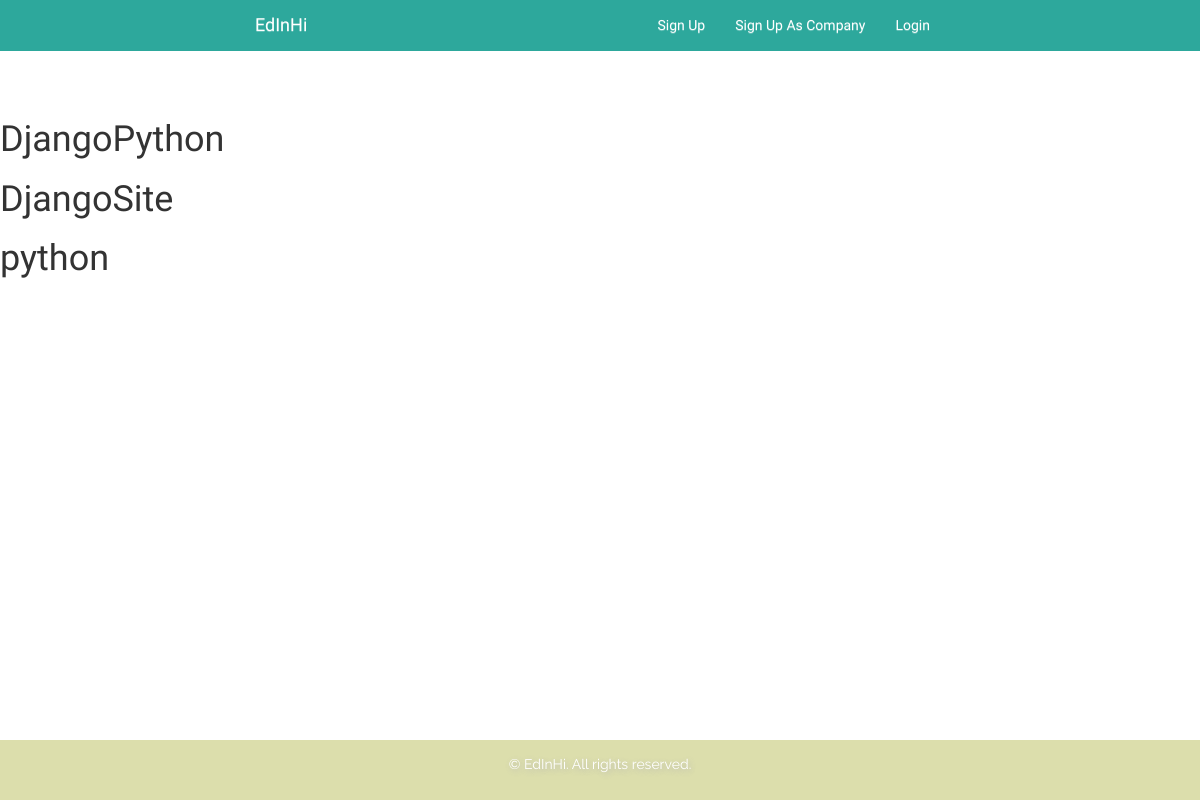
The app's page /specializations/spec/1/, older data.
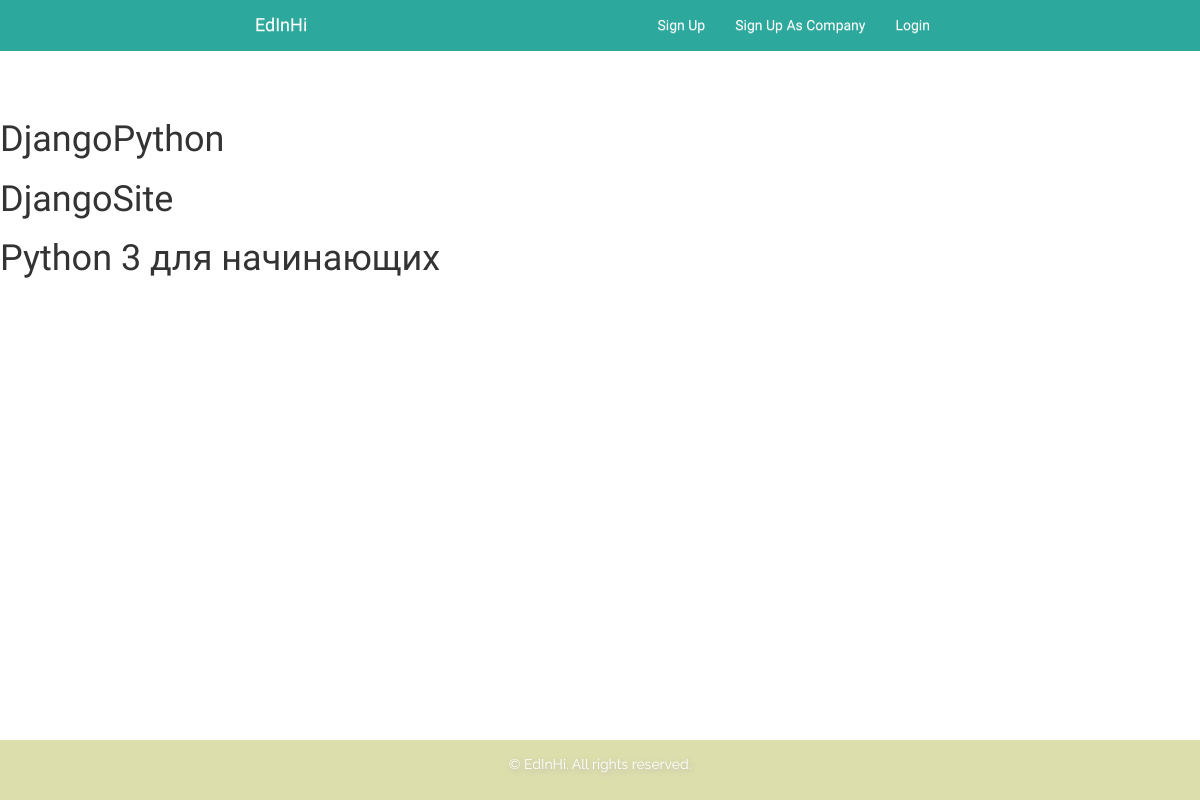
The same page, newer data.
### skill/models.py (models this page shows, shortened)
class Skill(models.Model):
    name = models.CharField(max_length=200)
    description = models.TextField()
    media_books = models.ManyToManyField(Book, blank=True)
    media_video = models.ManyToManyField(Video, blank=True)
    specialization = models.ForeignKey(Specialization, blank=True)
    id_in_spec = models.IntegerField(blank=True)

### specialization/views.py (the view)
# urls.py: url(r'^spec/(?P<pk>[0-9]+)/$', views.specialization_view, name='specialization'),
def specialization_view(request, pk):
    specialization = get_object_or_404(Specialization, pk = pk)
    return render(request, 'specialization/specialization.html', {'specialization' : specialization})

### specialization/templates/specialization/specialization.html (shortened to what this page needs)
{% extends 'main_app/base.html' %}
{%block content%}
<br><br><br><br><br>
<h1>{{specialization.name}}</h1>
{%  for task in specialization.task_set.all %}
<h1>{{task.name}}</h1>
{% endfor %}
{%  for skill in specialization.skill_set.all %}
<h1>{{skill.name}}</h1>
{% endfor %}
{%endblock%}

Row changes from the older to the newer data that the page shows:
removed Skill: name "python"
added Skill: name "Python 3 для начинающих"
